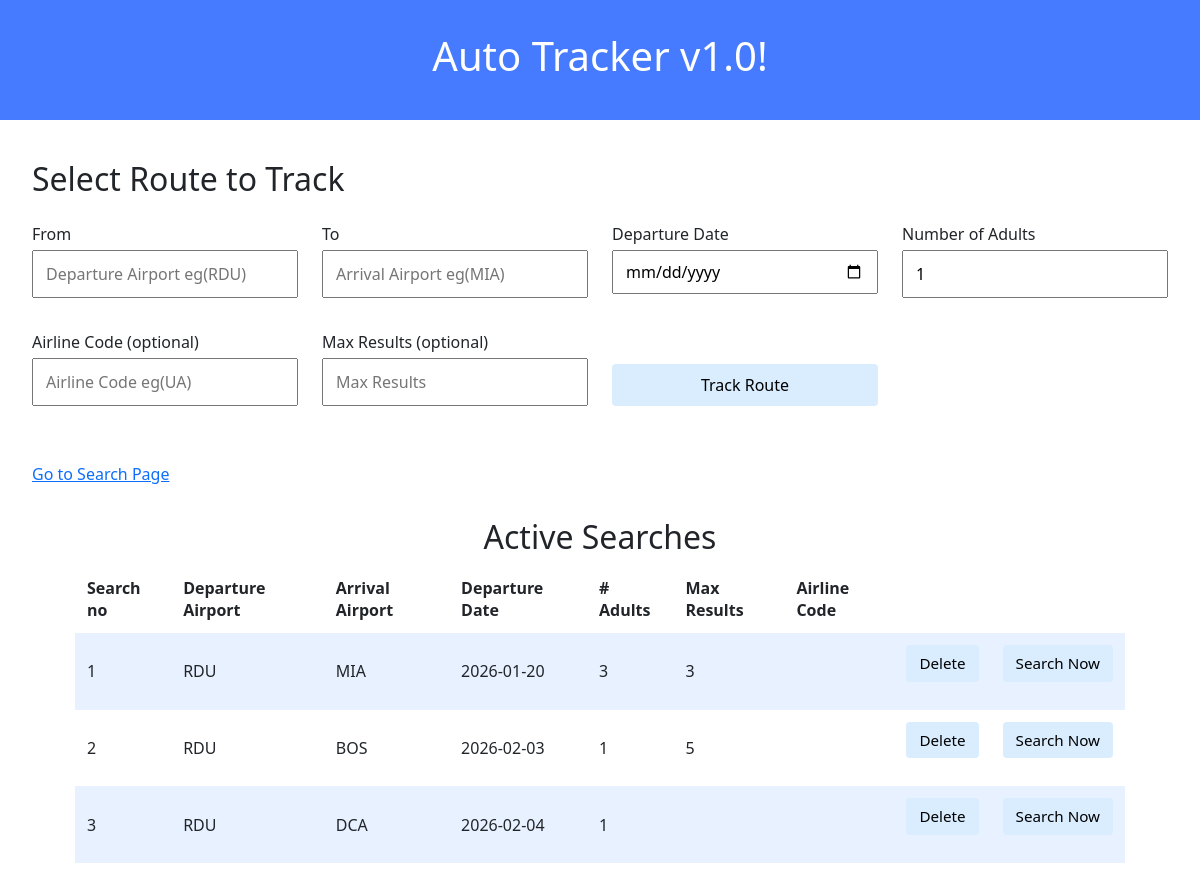
The app's page /autotrack, older data.
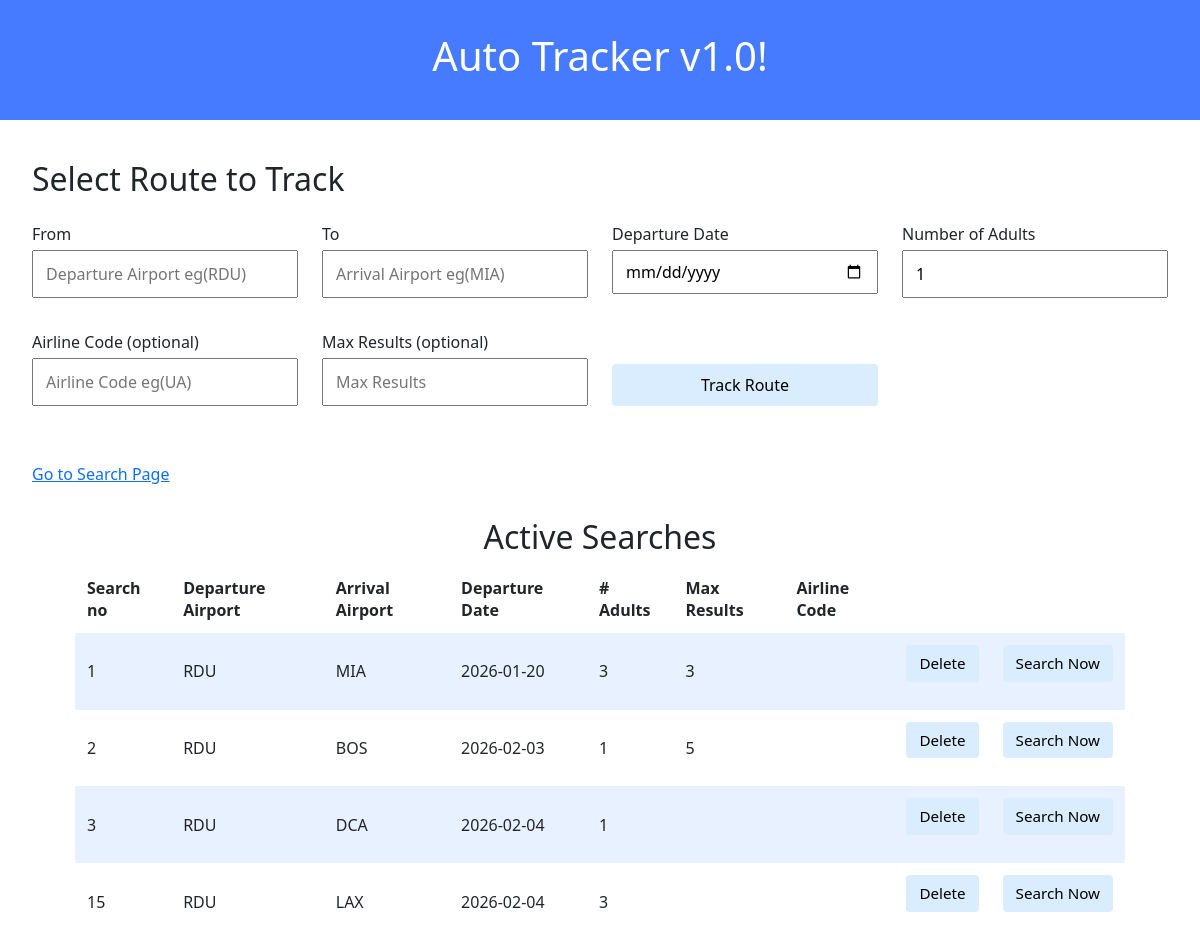
The same page, newer data.
### tables this page shows
CREATE TABLE searches (id INTEGER PRIMARY KEY AUTOINCREMENT NOT NULL, origin TEXT NOT NULL, destination TEXT NOT NULL, date DATE NOT NULL, adults INTEGER, results INTEGER, airline TEXT);

### app.py (the view)
@app.route('/autotrack', methods=['GET', 'POST'])
def autotrack():
    if request.method == 'POST':
        origin = request.form.get('origin').upper()
        destination = request.form.get('destination').upper()
        departure_date = request.form.get('departure_date')
        adults = int(request.form.get('adults', 1))
        airline_code = request.form.get('airline_code')
        max_results = request.form.get('max_results')
        db = get_db()
        cur = db.cursor()
        cur.execute("INSERT INTO searches (origin, destination, date, adults, results, airline) VALUES (?, ?, ?, ?, ?, ?)",
                    (origin, destination, departure_date, adults, max_results, airline_code))
        db.commit()
        return redirect('/autotrack')
    else:
        db = get_db()
        db.row_factory = sqlite3.Row
        cur = db.cursor()
        cur.execute("SELECT * FROM searches")
        tracked_table = cur.fetchall()
        return render_template('autotrack.html', tracked_table=tracked_table)

### app.py (called while the page is built)
def get_db():
    if 'db' not in g:
        g.db = sqlite3.connect('tracked.db')
    return g.db

### templates/autotrack.html (shortened to what this page needs)
<html lang="en">
    <head>
        <link href="https://cdn.jsdelivr.net/npm/bootstrap@5.3.8/dist/css/bootstrap.min.css" rel="stylesheet">
        <link rel="stylesheet" href="/static/styles.css">
    </head>
    <body>
        <div class="header">
            <h1>Auto Tracker v1.0!</h1>
        </div>
        <div class="section">
            <h2>Select Route to Track</h2>
            <form action="/autotrack" method="post" class="search_form">
                <div class="form-group">
                    <label for="bookFlightOriginInput">From</label>
                    <input autocomplete="off" autofocus name="origin" placeholder="Departure Airport eg(RDU)" id="bookFlightOriginInput" type="text">
                </div>
                <div class="form-group">
                    <label for="bookFlightDestinationInput">To</label>
                    <input autocomplete="off" name="destination" placeholder="Arrival Airport eg(MIA)" id="bookFlightDestinationInput" type="text">
                </div>
                <div class="form-group">
                    <label for="bookFlightDepartureDateInput">Departure Date</label>
                    <input autocomplete="off" name="departure_date" placeholder="Departure Date eg(2026-01-19)" id="bookFlightDepartureDateInput" type="date">
                </div>
                <div class="form-group">
                    <label for="bookFlightAdultsInput">Number of Adults</label>
                    <input autocomplete="off" name="adults" placeholder="Number of Adults eg(1)" id="bookFlightAdultsInput" type="number" value="1" min="1">
                </div>
                <div class="form-group">
                    <label for="bookFlightAirlineCodeInput">Airline Code (optional)</label>
                    <input autocomplete="off" name="airline_code" placeholder="Airline Code eg(UA)" id="bookFlightAirlineCodeInput" type="text">
                </div>
                <div class="form-group">
                    <label for="bookFlightMaxResultsInput">Max Results (optional)</label>
                    <input autocomplete="off" name="max_results" placeholder="Max Results" id="bookFlightMaxResultsInput" type="number">
                </div>
                <div class="form-group submit">
                    <input type="submit" value="Track Route">
                </div>
            </form>
        </div>
        <div class="section">
            <a href="/">Go to Search Page</a>
        </div>
        <div class="container">
            <h2>Active Searches</h2>
            <table>
                <thead>
                    <tr>
                        <th>Search no</th>
                        <th>Departure Airport</th>
                        <th>Arrival Airport</th>
                        <th>Departure Date</th>
                        <th># Adults</th>
                        <th>Max Results</th>
                        <th>Airline Code</th>
                    </tr>
                </thead>
                <tbody>
                    {% for search in tracked_table %}
                    <tr>
                        <td>{{ search.id }}</td>
                        <td>{{ search.origin }}</td>
                        <td>{{ search.destination }}</td>
                        <td>{{ search.date }}</td>
                        <td>{{ search.adults }}</td>
                        <td>{{ search.results }}</td>
                        <td>{{ search.airline }}</td>
                        <td class="button_column">
                            <form action="/delete/{{ search.id }}" method="post">
                                <input type="submit" value="Delete">
                            </form>
                        </td>
                        <td class="button_column">
                            <form action="/check/{{ search.id }}" method="post">
                                <input type="submit" value="Search Now">
                            </form>
                        </td>
                    </tr>
                    {% endfor %}
                </tbody>
            </table>
        </div>
    </body>
</html>

### static/styles.css (style rules this page uses)
.header { background-color: #477bff; color: #fff; margin-bottom: 2rem; padding: 2rem 1rem; text-align: center; }
.container { margin-left: auto; margin-right: auto; padding-left: 15px; padding-right: 15px; text-align: center; width: 90%; }
.section { padding-bottom: 2rem; padding-left: 2rem; padding-right: 2rem; padding-top: 0.5rem; }
button, input[type="submit"] { background-color: #d9edff; border: 1px solid transparent; border-radius: 0.25rem; font-size: 0.95rem; font-weight: 400; line-height: 1.5; padding: 0.375rem 0.75rem; text-align: center; transition: color 0.15s ease-in-out, background-color 0.15s ease-in-out, border-color 0.15s ease-in-out, box-shadow 0.15s ease-in-out; vertical-align: middle; }
input[type="text"], input[type="number"] { line-height: 1.8; width: 25%; }
table { background-color: transparent; margin-bottom: 1rem; width: 100%; }
table th, table td { padding: 0.75rem; vertical-align: middle; }
tbody tr:nth-of-type(odd) { background-color: rgb(179, 208, 255, 0.3) }
label { display: block; margin-bottom: 0.2rem; margin-top: 1rem; margin-right: 1rem; text-align: left; width: auto; }
.search_form { display: grid; grid-template-columns: repeat(4, 1fr); gap: 1rem 1.5rem; max-width : 1200px; }
.form-group { display: flex; flex-direction: column; }
.form-group input { width: 100%; padding: 0.5rem 0.75rem; font-size: 1rem; box-sizing: border-box; }
.form-group.submit { align-self: end; }
.button_column { width: 5rem; }

Row changes from the older to the newer data that the page shows:
added searches: id "15", origin "RDU", destination "LAX", date "2026-02-04", adults "3"
